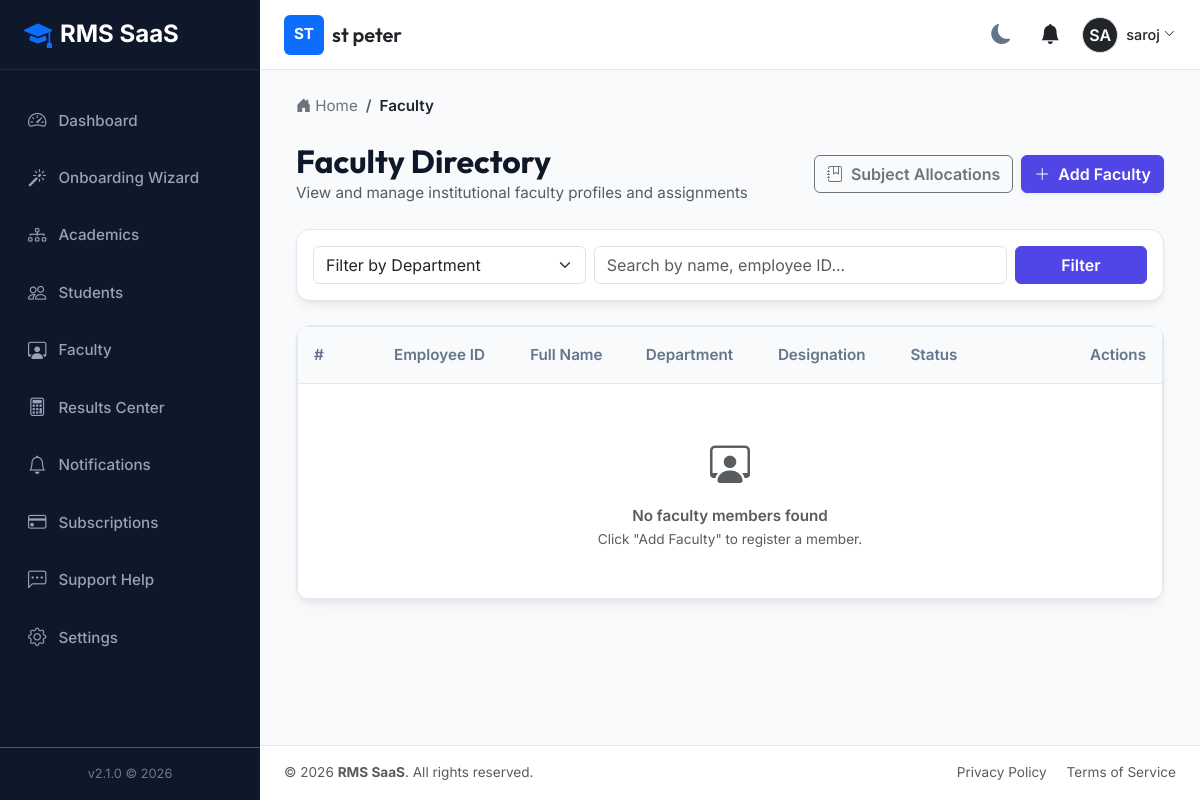
/faculty/ (signed in), run on the app's committed database.
### tenants/models.py (models this page shows, shortened)
class Institution(models.Model):
    name = models.CharField(max_length=255)
    slug = models.SlugField(max_length=255, unique=True)
    contact_email = models.EmailField()
    contact_phone = models.CharField(max_length=20, blank=True, null=True)
    address = models.TextField(blank=True, null=True)
    logo = models.ImageField(upload_to='institution_logos/', blank=True, null=True)
    is_active = models.BooleanField(default=True)
    created_at = models.DateTimeField(auto_now_add=True)
    updated_at = models.DateTimeField(auto_now=True)

### accounts/models.py (models this page shows, shortened)
class User(AbstractUser):
    class Role(models.TextChoices):
        SUPER_ADMIN = 'SUPER_ADMIN', 'Super Admin'
        INSTITUTION_OWNER = 'INSTITUTION_OWNER', 'Institution Owner'
        INSTITUTION_ADMIN = 'INSTITUTION_ADMIN', 'Institution Admin'
        EXAM_CONTROLLER = 'EXAM_CONTROLLER', 'Examination Controller'
        HOD = 'HOD', 'Head of Department'
        FACULTY = 'FACULTY', 'Faculty'
        STUDENT = 'STUDENT', 'Student'
    role = models.CharField(max_length=30, choices=Role.choices, default=Role.STUDENT)
    institution = models.ForeignKey(
        'tenants.Institution',
        on_delete=models.SET_NULL,
        null=True,
        blank=True,
        related_name='users'
    )
    phone = models.CharField(max_length=20, blank=True, null=True)
    profile_picture = models.ImageField(upload_to='profile_pics/', blank=True, null=True)
    created_at = models.DateTimeField(auto_now_add=True)
    updated_at = models.DateTimeField(auto_now=True)
    @property
    def is_super_admin(self):
        return self.role == self.Role.SUPER_ADMIN or self.is_superuser
    @property
    def is_institution_admin(self):
        return self.role in [self.Role.INSTITUTION_OWNER, self.Role.INSTITUTION_ADMIN]

### faculty/views.py (the view)
# urls.py: path('faculty/', views.faculty_list, name='faculty_list'),
@login_required
def faculty_list(request):
    inst = request.user.institution
    faculties = Faculty.objects.filter(institution=inst).select_related('user', 'department')
    dept_id = request.GET.get('department')
    q = request.GET.get('q', '')
    if dept_id:
        faculties = faculties.filter(department_id=dept_id)
    if q:
        faculties = faculties.filter(
            Q(user__first_name__icontains=q) |
            Q(user__last_name__icontains=q) |
            Q(employee_id__icontains=q)
        )
    return render(request, 'faculty/faculty_list.html', {
        'faculties': faculties,
        'departments': Department.objects.filter(institution=inst),
        'dept_filter': int(dept_id) if dept_id else '',
        'q': q,
        'breadcrumbs': [{'name': 'Faculty', 'url': '#'}]
    })

### notifications/context_processors.py (called while the page is built)
def unread_notifications(request):
    if request.user.is_authenticated:
        unread_notifications = Notification.objects.filter(user=request.user, is_read=False).order_by('-created_at')
        return {
            'unread_notifications': unread_notifications,
            'unread_notifications_list': unread_notifications,
            'unread_notifications_count': unread_notifications.count()
        }
    return {}

### tenants/context_processors.py (called while the page is built)
def institution_context(request):
    context = {
        'current_institution': None,
        'institution_settings': None
    }
    if request.user.is_authenticated and not request.user.is_super_admin:
        if request.user.institution:
            context['current_institution'] = request.user.institution
            try:
                context['institution_settings'] = request.user.institution.settings
            except Exception:
                context['institution_settings'] = None
    return context

### templates/faculty/faculty_list.html (shortened to what this page needs)
{% extends "base.html" %}
{% block content %}
<div class="d-flex justify-content-between align-items-center mb-4">
    <div>
        <h2 class="font-heading fw-bold m-0">Faculty Directory</h2>
        <p class="text-muted m-0">View and manage institutional faculty profiles and assignments</p>
    </div>
    {% if user.is_institution_admin %}
    <div class="d-flex gap-2">
        <a href="{% url 'faculty_allocation' %}" class="btn btn-outline-secondary fw-semibold">
            <i class="bi bi-journal-bookmark me-1"></i> Subject Allocations
        </a>
        <a href="{% url 'faculty_add' %}" class="btn btn-primary fw-semibold shadow-sm">
            <i class="bi bi-plus-lg me-1"></i> Add Faculty
        </a>
    </div>
    {% endif %}
</div>
<div class="rms-card p-3 mb-4">
    <form method="GET" class="row g-2">
        <div class="col-md-4">
            <select name="department" class="form-select">
                <option value="">Filter by Department</option>
            </select>
        </div>
        <div class="col-md-6">
            <input type="text" name="q" class="form-control" placeholder="Search by name, employee ID..." value="{{ q }}">
        </div>
        <div class="col-md-2">
            <button type="submit" class="btn btn-primary w-100 fw-semibold">Filter</button>
        </div>
    </form>
</div>
<div class="rms-card p-0 overflow-hidden">
    <div class="rms-table-responsive">
        <table class="table rms-table">
            <thead>
                <tr>
                    <th style="width: 80px;">#</th>
                    <th>Employee ID</th>
                    <th>Full Name</th>
                    <th>Department</th>
                    <th>Designation</th>
                    <th>Status</th>
                    {% if user.is_institution_admin %}
                    <th style="text-align: right; width: 180px;">Actions</th>
                    {% endif %}
                </tr>
            </thead>
            <tbody>
                {% for f in faculties %}
                <tr>
                    <td>{{ forloop.counter }}</td>
                    <td><span class="badge bg-secondary font-monospace fs-7">{{ f.employee_id }}</span></td>
                    <td class="fw-medium">{{ f.user.get_full_name|default:f.user.username }}</td>
                    <td>{{ f.department.name }} ({{ f.department.code }})</td>
                    <td>{{ f.designation }}</td>
                    <td>
                        {% if f.status == 'ACTIVE' %}
                            <span class="badge bg-success bg-opacity-10 text-success">Active</span>
                        {% else %}
                            <span class="badge bg-secondary bg-opacity-10 text-secondary">{{ f.status }}</span>
                        {% endif %}
                    </td>
                    {% if user.is_institution_admin %}
                    <td style="text-align: right;">
                        <a href="{% url 'faculty_profile' f.id %}" class="btn btn-outline-primary btn-sm me-1"><i class="bi bi-eye"></i> View</a>
                        <a href="{% url 'faculty_edit' f.id %}" class="btn btn-outline-secondary btn-sm"><i class="bi bi-pencil"></i> Edit</a>
                    </td>
                    {% endif %}
                </tr>
                {% empty %}
                <tr>
                    <td colspan="7" class="text-center py-5 text-muted">
                        <i class="bi bi-person-workspace fs-1 mb-2 d-block text-opacity-50"></i>
                        <p class="m-0 fw-semibold">No faculty members found</p>
                        <p class="m-0 text-muted" style="font-size: 0.85rem;">Click "Add Faculty" to register a member.</p>
                    </td>
                </tr>
                {% endfor %}
            </tbody>
        </table>
    </div>
</div>
{% endblock %}

### templates/partials/navbar.html (shortened to what this page needs)
<nav class="app-navbar no-print">
    <div class="d-flex align-items-center">
        {% if current_institution %}
            <div class="d-flex align-items-center">
                {% if current_institution.logo %}
                    <img src="{{ current_institution.logo.url }}" alt="{{ current_institution.name }} Logo" height="40" class="me-2 rounded">
                {% else %}
                    <div class="bg-primary text-white d-flex align-items-center justify-content-center rounded me-2" style="width: 40px; height: 40px; font-weight: bold;">
                        {{ current_institution.name|slice:":2"|upper }}
                    </div>
                {% endif %}
                <div>
                    <h5 class="m-0 text-dark font-heading">{{ current_institution.name }}</h5>
                </div>
            </div>
        {% else %}
            <h5 class="m-0 text-dark font-heading">RMS SaaS Platform</h5>
        {% endif %}
    </div>
    <div class="d-flex align-items-center gap-3">
        <button class="theme-toggle-btn" id="theme-toggle" title="Toggle Theme">
            <i class="bi bi-moon-fill"></i>
        </button>
        <div class="dropdown">
            <button class="btn btn-link position-relative text-dark p-1" type="button" id="notificationDropdown" data-bs-toggle="dropdown" aria-expanded="false">
                <i class="bi bi-bell-fill fs-5"></i>
            </button>
        </div>
        <div class="dropdown">
            <button class="btn btn-link d-flex align-items-center text-decoration-none p-0 text-dark" type="button" id="userProfileDropdown" data-bs-toggle="dropdown" aria-expanded="false">
                {% if user.profile_picture %}
                    <img src="{{ user.profile_picture.url }}" alt="{{ user.username }}" width="36" height="36" class="rounded-circle border">
                {% else %}
                    <div class="bg-dark text-white rounded-circle d-flex align-items-center justify-content-center border" style="width: 36px; height: 36px; font-weight: 600;">
                        {{ user.username|slice:":2"|upper }}
                    </div>
                {% endif %}
                <span class="ms-2 d-none d-md-inline" style="font-size: 0.9rem; font-weight: 500;">{{ user.get_full_name|default:user.username }}</span>
                <i class="bi bi-chevron-down ms-1" style="font-size: 0.7rem;"></i>
            </button>
        </div>
    </div>
</nav>

### static/css/styles.css (style rules this page uses)
:root { --bg-primary: #f8fafc; --bg-secondary: #ffffff; --text-primary: #0f172a; --text-secondary: #64748b; --border-color: #e2e8f0; --card-shadow: 0 4px 6px -1px rgba(0, 0, 0, 0.05), 0 2px 4px -1px rgba(0, 0, 0, 0.02), 0 10px 15px -3px rgba(0, 0, 0, 0.03); --sidebar-bg: #0f172a; --sidebar-text: #94a3b8; --sidebar-active-bg: #1e293b; --sidebar-active-text: #ffffff; --primary: #4f46e5; --primary-hover: #4338ca; --success: #10b981; --warning: #f59e0b; --danger: #ef4444; --info: #06b6d4; --font-heading: 'Outfit', sans-serif; --font-body: 'Inter', sans-serif; --radius-lg: 14px; --radius-md: 10px; --transition-fast: 0.2s ease; }
body { background-color: var(--bg-primary); color: var(--text-primary); font-family: var(--font-body); font-size: 0.95rem; line-height: 1.6; transition: background-color var(--transition-fast), color var(--transition-fast); }
h1, h2, h3, h4, h5, h6 { font-family: var(--font-heading); font-weight: 600; }
.app-navbar { background-color: var(--bg-secondary); border-bottom: 1px solid var(--border-color); height: 70px; padding: 0 1.5rem; display: flex; align-items: center; justify-content: space-between; }
.rms-card { background-color: var(--bg-secondary); border: 1px solid var(--border-color); border-radius: var(--radius-lg); box-shadow: var(--card-shadow); padding: 1.5rem; margin-bottom: 1.5rem; transition: transform var(--transition-fast), box-shadow var(--transition-fast); }
.rms-table-responsive { border: 1px solid var(--border-color); border-radius: var(--radius-md); background-color: var(--bg-secondary); overflow: hidden; }
.rms-table { margin: 0; }
.rms-table th { background-color: var(--bg-primary); color: var(--text-secondary); font-weight: 600; border-bottom: 1px solid var(--border-color); padding: 1rem; }
.rms-table td { padding: 1rem; vertical-align: middle; border-bottom: 1px solid var(--border-color); color: var(--text-primary); }
.rms-table tr:last-child td { border-bottom: none; }
.btn-primary { background-color: var(--primary); border-color: var(--primary); }
.theme-toggle-btn { cursor: pointer; background: none; border: none; color: var(--text-secondary); font-size: 1.25rem; padding: 0.5rem; border-radius: 50%; display: flex; align-items: center; justify-content: center; transition: all var(--transition-fast); }

### data on the page
Institution: name "ST", name "st peter"
User: username "SA", get_full_name "saroj"

### other printed values
{{ crumb.name }} "Faculty"
